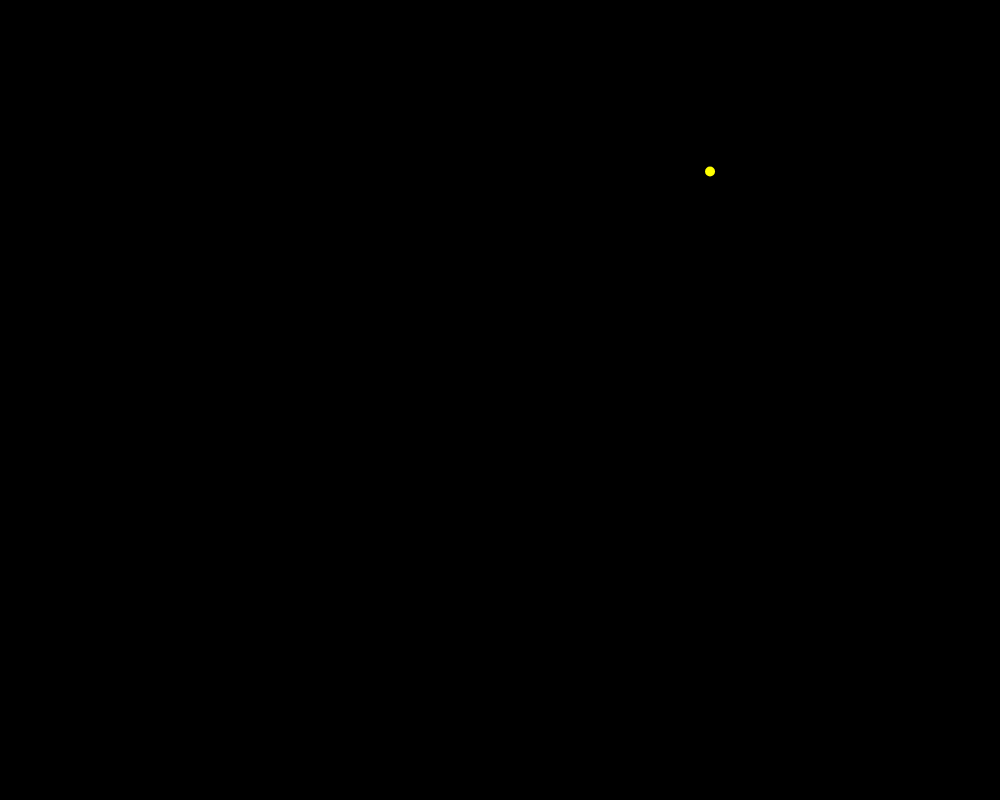
Frame 1 (no input)
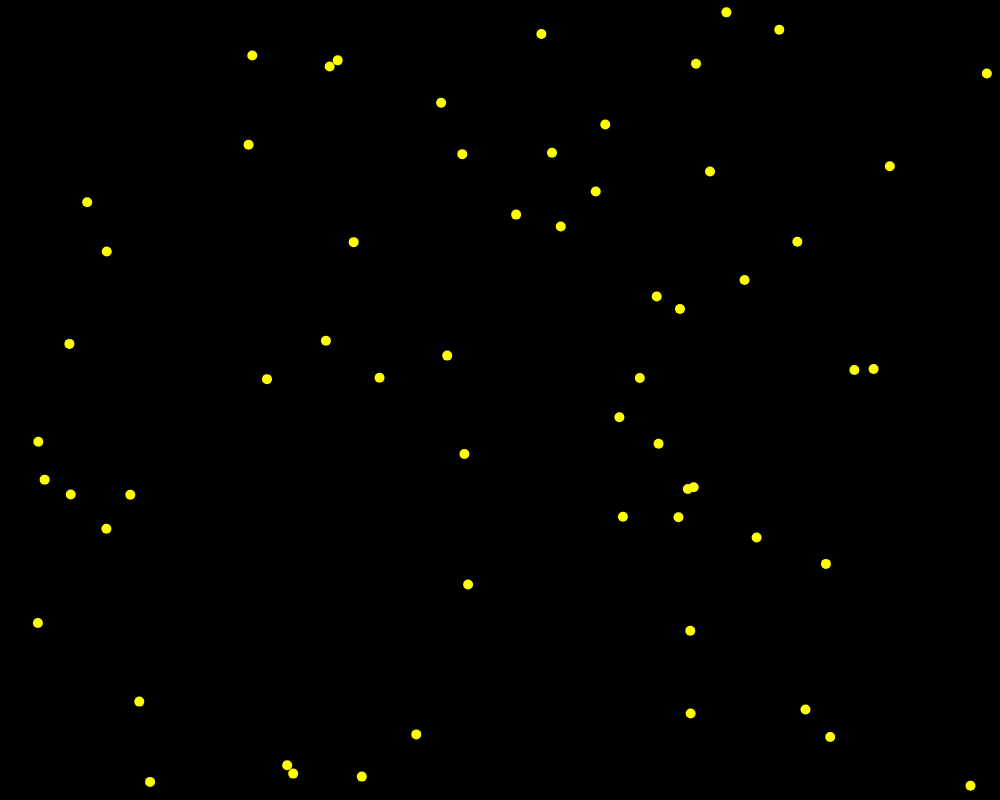
Frame 60 (no input)
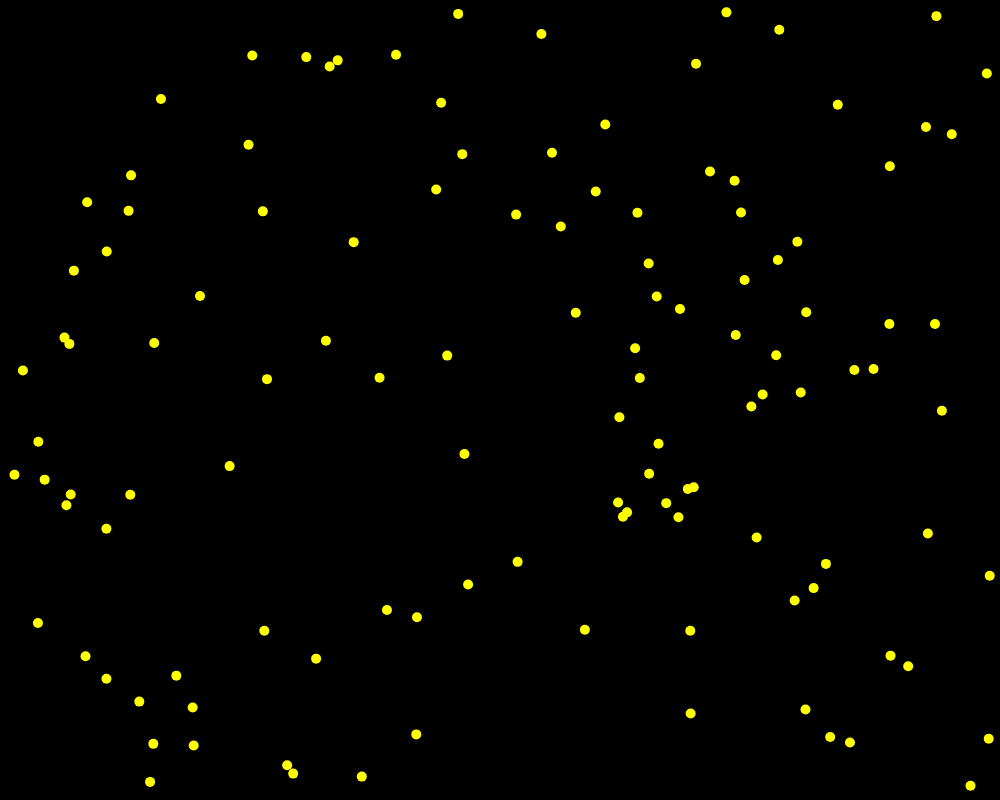
Frame 120 (the mouse pressed at the canvas centre since frame 60)

The p5.js sketch that drew these frames (run headless with seeded random() and noise() and a simulated clock; from frame 60 on, the mouse is pressed at the canvas centre):

// p5.js sketch
// ── sketch.js
// canvas variable
var cnv;
// custom fps
// var fps = 30;

// Set canvas position
function centerCanvas() {
  var x = (windowWidth - width) / 2;
  var y = (windowHeight - height) / 2;
  cnv.position(x, y);
}
function setup() {
  //- Center the canvas
  cnv = createCanvas(windowWidth-200, windowHeight-200);
  centerCanvas();
  noFill();
  background('black');
  //- Just render the function draw() once
  // noLoop();
  //- Frames per second (60fps by default)
  // frameRate(fps);
}
// Resize in real time
function windowResized() {
  centerCanvas();
}

// points counter
var samplePoint = 0;
const sizeSample = 1500;

function sampling() {
  return [random(10, width-10), random(10, height-10), 10]
}
function draw() {
  if (samplePoint < sizeSample) {
    noStroke();
    fill('yellow');
    [xCoord, yCoord, size] = sampling();
    ellipse(xCoord, yCoord, size);
    samplePoint += 1;
  } else {
    noLoop();
    console.log(`Total points: ${samplePoint}`)
  }
}
